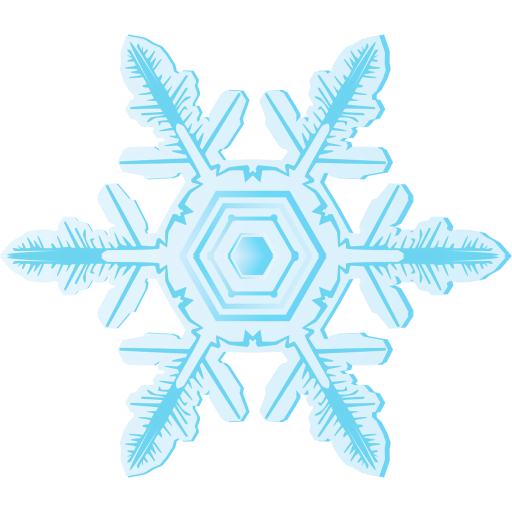
#> input picture VenomEngine/resources/Particles/Snow.png, 1024 x 1024 px (shown at 1/2 size); its folder holds 3 pictures in this run
$ python code.py
#> lines starting #> are read from the running program, lines starting #| are printed output that depends on the picture
from PIL import Image

def preprocess_image_with_alpha(image_path):
    # Open the image
#> called with image_path = 'Snow.png'
    img = Image.open(image_path).convert('RGBA')
    img_data = img.getdata()

    # Pre-multiply RGB values by alpha channel
    premultiplied_data = [(int(r), int(g), int(b), a - r) for r, g, b, a in img_data]
#> premultiplied_data = 1048576 items

    # Create a new image with the pre-multiplied data
    preprocessed_img = Image.new('RGBA', img.size)
#> preprocessed_img: PIL image 1024x1024 RGBA; every value is 0
    preprocessed_img.putdata(premultiplied_data)
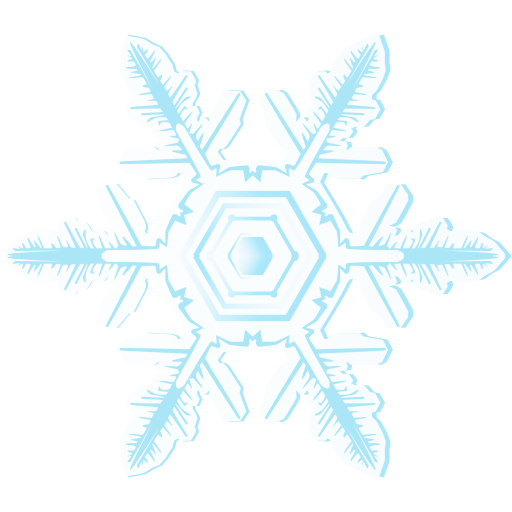
#> preprocessed_img: PIL image 1024x1024 RGBA (shown at 1/2 size); mean R, G, B, A 229.3, 246.7, 252.8, 25.7; transparent parts drawn white

    # Save the preprocessed image
    preprocessed_img.save(f"preprocessed_{image_path}.png")

    print("Image preprocessed successfully.")

# Example usage
preprocess_image_with_alpha("Snow.png")
